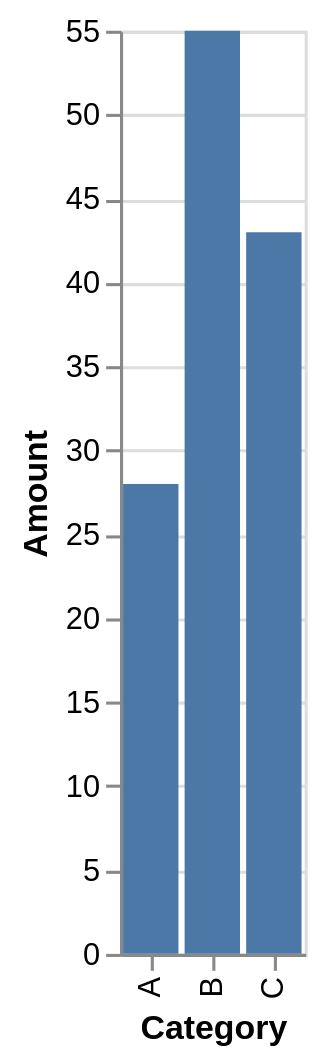

Here is the Vega-Lite specification saved for this chart:
### Vega-Lite specification from a JSON file in a GitHub repository (floating-point values rounded to 4 significant figures)
{"$schema": "https://vega.github.io/schema/vega-lite/v6.json", "description": "Bar chart of category totals.", "data": {"values": [{"category": "A", "amount": 28}, {"category": "B", "amount": 55}, {"category": "C", "amount": 43}]}, "mark": "bar", "encoding": {"x": {"field": "category", "type": "nominal", "title": "Category"}, "y": {"field": "amount", "type": "quantitative", "title": "Amount"}}}
